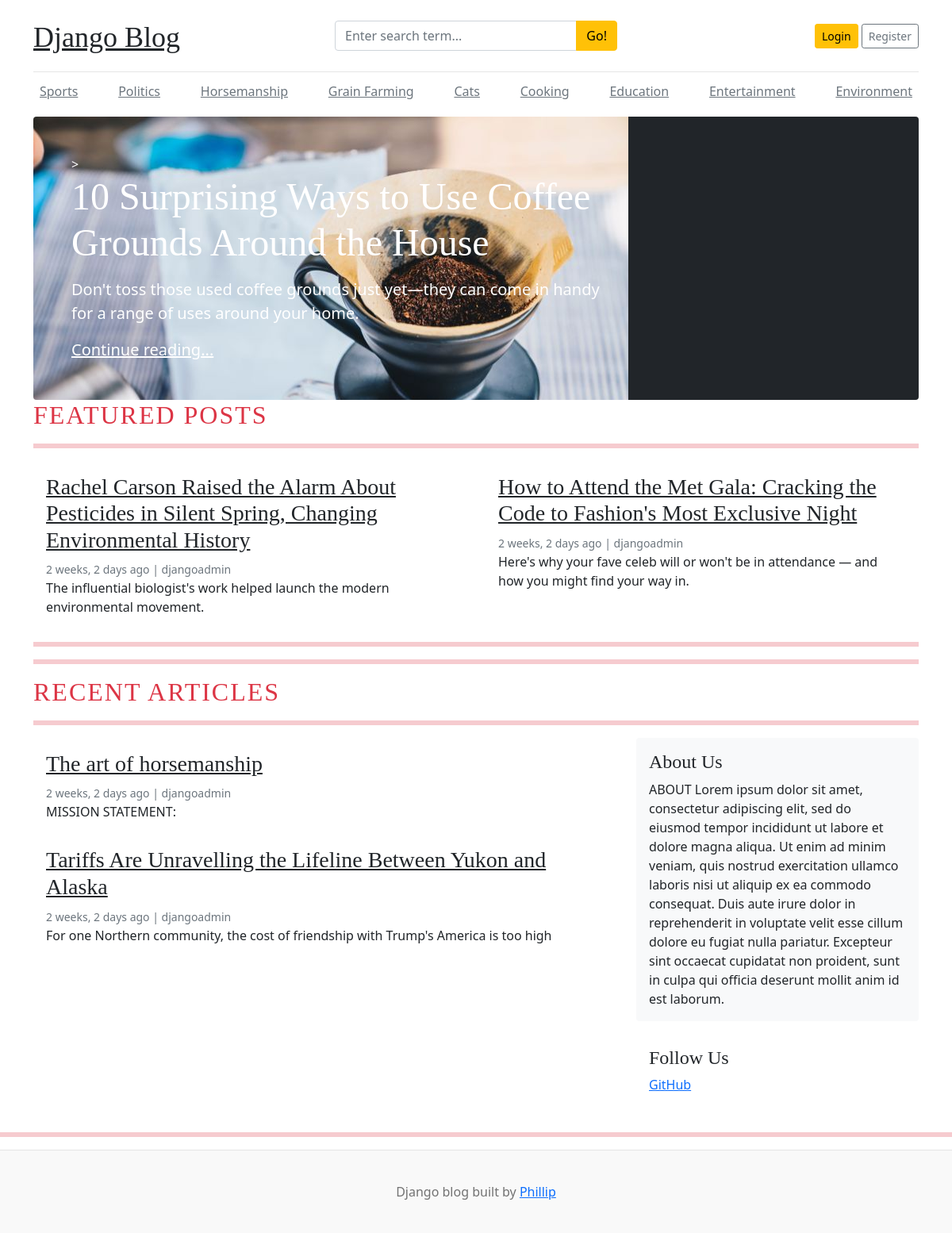
The page / on the database its author committed.
### blogs/models.py (models this page shows, shortened)
class Category(models.Model):
    cat_name = models.CharField(max_length=50, unique=True)
    created_at = models.DateTimeField(auto_now_add=True)
    updated_at = models.DateTimeField(auto_now=True)
    class Meta:
        verbose_name_plural = 'categories'

class Blog(models.Model):
    title = models.CharField(max_length=100)
    slug = models.SlugField(max_length=150, unique=True, blank=True)
    category = models.ForeignKey(Category, on_delete=models.CASCADE)
    author = models.ForeignKey(User, on_delete=models.CASCADE)
    featured_image = models.ImageField(upload_to='uploads/%Y/%m/%d')
    short_description = models.TextField(max_length=500)
    blog_body = models.TextField(max_length=2000)
    status = models.CharField(max_length=10, choices=STATUS_CHOICES, default="Draft")
    is_featured = models.BooleanField(default=False)
    created_at = models.DateTimeField(auto_now_add=True)
    updated_at = models.DateTimeField(auto_now=True)

### assignments/models.py (models this page shows, shortened)
class About(models.Model):
    about_heading = models.CharField(max_length=25)
    about_body = models.TextField(max_length=1000)
    created_at = models.DateTimeField(auto_now_add=True)
    updated_at = models.DateTimeField(auto_now=True)
    class Meta:
        verbose_name_plural = 'About'

class Social(models.Model):
    social_name = models.CharField(max_length=25)
    link = models.URLField(max_length=200)
    created_at = models.DateTimeField(auto_now_add=True)
    updated_at = models.DateTimeField(auto_now=True)

### blog_main/views.py (the view)
# urls.py: path('', views.home, name='home'),
def home(request):
    featured_posts = Blog.objects.filter(is_featured=True, status='Published').order_by('-updated_at')
    posts = Blog.objects.filter(is_featured=False, status='Published').order_by('-updated_at')
    try:
        about = About.objects.get()
    except:
        about = None
    try:
        social = Social.objects.all()
    except:
        social = None
    context = {
        'featured_posts': featured_posts,
        'posts': posts,
        'about': about,
        'social': social,
    }
    return render(request, 'home.html', context)

### blogs/context_processors.py (called while the page is built)
def get_categories(request):
    categories = Category.objects.all()
    return dict(categories=categories)

def get_social(request):
    social = Social.objects.all()
    return dict(social = social)

### templates/home.html
{% extends 'base.html' %}
  {% block content %}
      {% for post in featured_posts%}
        {% if forloop.first %}
        <div
          class="jumbotron p-3 p-md-5 text-white rounded bg-dark"
          style="
            background-image: url({{post.featured_image.url}});
            background-repeat: no-repeat;
            background-size: auto;
          "
        >
          >
          <div class="col-md-8 px-0">
            <h1 class="display-4 font-italic">
            {{ post.title}}
            </h1>
            <p class="lead my-3">
              {{ post.short_description  | truncatewords:25}}
            </p>
            <p class="lead mb-0">
              <a href="{% url 'blogs' post.slug %}" class="text-white font-weight-bold"
                >Continue reading...</a
              >
            </p>
          </div>
        </div>
        {% endif %}
      {% endfor %}
      <h2 class="text-uppercase text-danger" style="letter-spacing: 2px;">Featured Posts</h2>
      <hr class="bg-danger border-3 border-bottom border-top border-danger" />
      <div class="row mb-2">
        {% for post in featured_posts %}
          {% if not forloop.first %}
          <div class="col-md-6">
            <div class="card border-0">
              <div class="card-body">
                <h3><a href="{% url 'blogs' post.slug %}" class="text-dark"">{{post.title}}</a></h3>
                <small class="mb-1 text-muted">{{post.created_at | timesince }} ago | {{ post.author}}</small>
                <p class="card-text">
                  {{ post.short_description | truncatewords:25}}
                </p>
              </div>
            </div>
          </div>
          {% endif %}
        {% endfor %}
      </div>
      <main role="main" class="container p-0">
        <hr class="bg-danger border-3 border-bottom border-top border-danger" />
        <hr class="bg-danger border-3 border-bottom border-top border-danger" />
        <h2 class="text-uppercase text-danger" style="letter-spacing: 2px;">Recent Articles</h2>
        <hr class="bg-danger border-3 border-bottom border-top border-danger" />
          <div class="row">
            <div class="col-md-8 blog-main">
              {% for post in posts %}
                <div class="card-body">
                  <h3><a href="{% url 'blogs' post.slug %}" class="text-dark"">{{post.title}}</a></h3>
                  <small class="mb-1 text-muted">{{post.created_at | timesince }} ago | {{ post.author}}</small>
                  <p class="card-text">
                    {{post.short_description | truncatewords:25}}
                  </p>
                </div>
              {% endfor %}
            </div>
            <aside class="col-md-4 blog-sidebar">
              <div class="p-3 mb-3 bg-light rounded">
                <h4 class="font-italic">{{ about.about_heading }}</h4>
                <p class="mb-0">
                  {{ about.about_body }}
                </p>
              </div>
              {% if social %}
              <div class="p-3">
                <h4 class="font-italic">Follow Us</h4>
                <ol class="list-unstyled">
                  {% for s in social %}
                  <li><a href="{{ s.link }}" target="_blank">{{ s.social_name }}</a></li>
                  {% endfor %}
                </ol>
              </div>
              {% endif %}
            </aside>
          </div>
      </main>
    </div>
  {% endblock %}

### templates/base.html (shortened to what this page needs)
{% load static %}
<!DOCTYPE html>
<html lang="en">
  <head>
    <link
      href="https://getbootstrap.com/docs/5.0/dist/css/bootstrap.min.css"
      rel="stylesheet"
    />
    <link rel="stylesheet" href="https://cdnjs.cloudflare.com/ajax/libs/font-awesome/6.7.2/css/all.min.css">
    <link href='{% static "css/blog.css" %}' rel="stylesheet" />
  </head>
  <body>
    <div class="container">
      <header class="blog-header py-3">
        <div class="row flex-nowrap justify-content-between align-items-center">
          <div class="col-4 pt-1">
            <a class="blog-header-logo text-dark" href="/">Django Blog</a>
          </div>
          <div class="col-4">
            <form action="{% url 'search' %}" method="GET">
              <div class="input-group">
                <input class="form-control" type="text" name="keyword"  placeholder="Enter search term..." aria-label="Enter search term..." aria-describedby="button-search" />
                <button class="btn btn-warning" id="button-search" type="submit">Go!</button>
              </div>
            </form>
          </div>
          <div class="col-4 d-flex justify-content-end align-items-center">
            {% if user.is_authenticated %}
              <span><a href="{% url 'dashboard' %}">Dashboard</a>&emsp;<a class="btn btn-sm btn-warning" href="{% url 'logout' %}">Logout</a> &nbsp;</></span>
            {% else %}
              <a class="btn btn-sm btn-warning" href="{% url 'login' %}">Login</a> &nbsp;
              <a class="btn btn-sm btn-outline-secondary" href="{% url 'register' %}">Register</a>
            {% endif %}
            </div>
        </div>
      </header>
      <div class="nav-scroller py-1 mb-2">
        <nav class="nav d-flex justify-content-between">
          {% for cat in categories %}
          <a class="p-2 text-muted" href="{% url 'posts_by_category' cat.id %}">{{cat.cat_name}}</a>
          {% endfor %}
      </div>
 {% block content %}
 {% endblock %}
<hr class="bg-danger border-3 border-bottom border-top border-danger" />
<footer class="blog-footer">
    <p>Django blog built by <a href="#">Phillip</a></p>
  </footer>
</body>
</html>

### blog_main/static/css/blog.css (style rules this page uses)
.blog-header { border-bottom: 1px solid #e5e5e5; }
.blog-header-logo { font-family: 'Playfair Display', Georgia, 'Times New Roman', serif ; font-size: 2.25rem; }
h1, h2, h3, h4, h5, h6 { font-family: 'Playfair Display', Georgia, 'Times New Roman', serif ; }
.display-4 { font-size: 2.5rem; }
@media (min-width: 768px) { .display-4 { font-size: 3rem; } }
.blog-footer { padding: 2.5rem 0; color: #727272; text-align: center; background-color: #f9f9f9; border-top: 0.05rem solid #e5e5e5; }
.blog-footer p:last-child { margin-bottom: 0; }

### rows shown on the page
Category: cat_name "Sports"
Category: cat_name "Politics"
Category: cat_name "Horsemanship"
Category: cat_name "Grain Farming"
Category: cat_name "Cats"
Category: cat_name "Cooking"
Category: cat_name "Education"
Category: cat_name "Entertainment"
Category: cat_name "Environment"
Blog: featured_image (picture), title "10 Surprising Ways to Use Coffee Grounds Around the House", short_description "Don't toss those used coffee grounds just yet—they can come in handy for a range of uses around your home."
Blog: title "Rachel Carson Raised the Alarm About Pesticides in Silent Spring, Changing Environmental History", created_at "2 weeks, 2 days", author "djangoadmin", short_description "The influential biologist's work helped launch the modern environmental movement."
Blog: title "How to Attend the Met Gala: Cracking the Code to Fashion's Most Exclusive Night", created_at "2 weeks, 2 days", author "djangoadmin", short_description "Here's why your fave celeb will or won't be in attendance — and how you might find your way in."
Blog: title "The art of horsemanship", created_at "2 weeks, 2 days", author "djangoadmin", short_description "MISSION STATEMENT:"
Blog: title "Tariffs Are Unravelling the Lifeline Between Yukon and Alaska", created_at "2 weeks, 2 days", author "djangoadmin", short_description "For one Northern community, the cost of friendship with Trump's America is too high"
About: about_heading "About Us", about_body "ABOUT Lorem ipsum dolor sit amet, consectetur adipiscing elit, sed do eiusmod tempor incididunt ut labore et dolore magna aliqua. Ut enim ad minim veniam, quis nostrud exercitation ullamco laboris nisi ut aliquip ex ea commodo consequat. Duis aute irure dolor in reprehenderit in voluptate velit esse cillum dolore eu fugiat nulla pariatur. Excepteur sint occaecat cupidatat non proident, sunt in culpa qui officia deserunt mollit anim id est laborum."
Social: social_name "GitHub"
